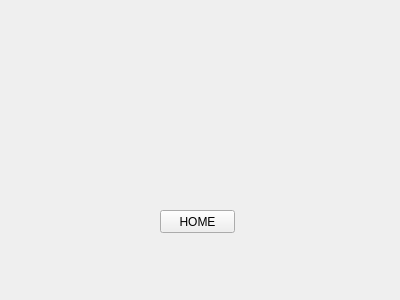
<?xml version="1.0" encoding="UTF-8"?>
<ui version="4.0">
 <class>secondwindow</class>
 <widget class="QWidget" name="secondwindow">
  <property name="geometry">
   <rect>
    <x>0</x>
    <y>0</y>
    <width>400</width>
    <height>300</height>
   </rect>
  </property>
  <property name="windowTitle">
   <string>Form</string>
  </property>
  <widget class="QPushButton" name="home">
   <property name="geometry">
    <rect>
     <x>160</x>
     <y>210</y>
     <width>75</width>
     <height>23</height>
    </rect>
   </property>
   <property name="text">
    <string>HOME</string>
   </property>
  </widget>
 </widget>
 <resources/>
 <connections/>
</ui>
